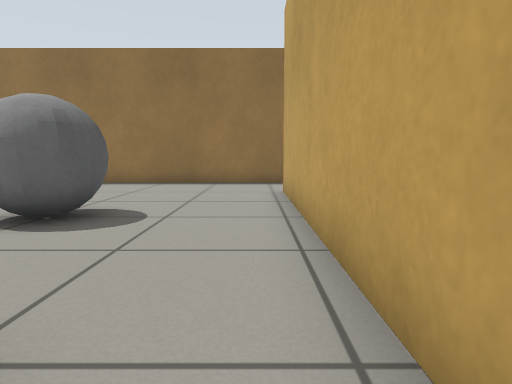
View 1 (above)

20 first-person views from a walk through a robot-simulator world made for Gazebo. The camera is 0.5 m above the floor, tilts 6° down and sees 75° across. The floor is counted in squares, 0.5 m on a side. Each view is taken from the middle of a square. On the plan, view 1 faces up. The plan holds only what a view shows up to about 12 squares ahead; the rest is blank.

View 2
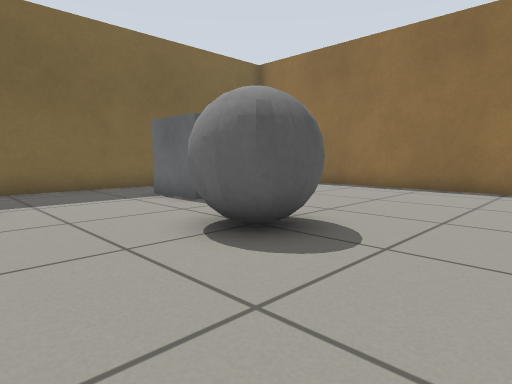

View 3
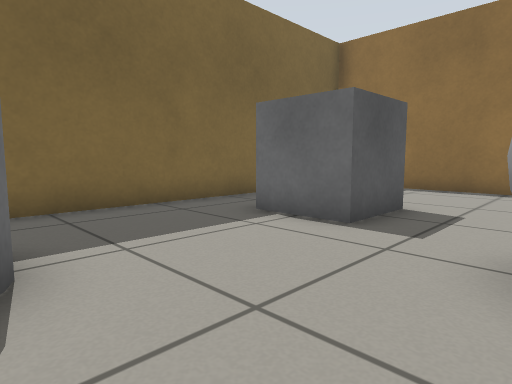

View 4
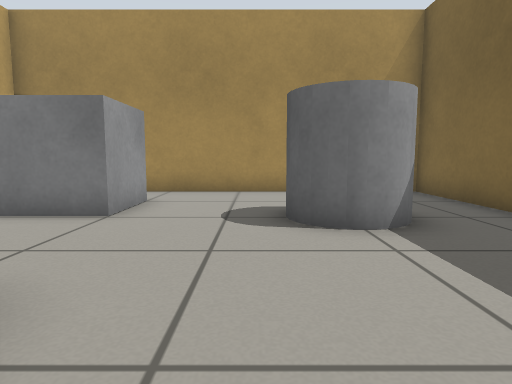

View 5
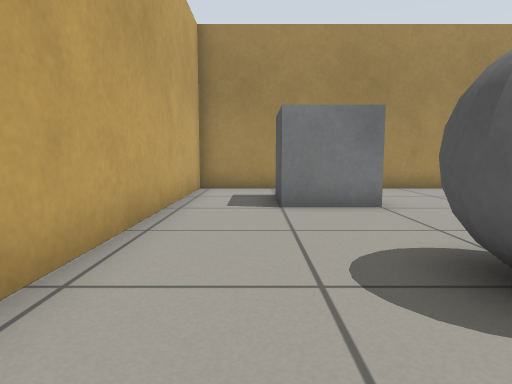

View 6
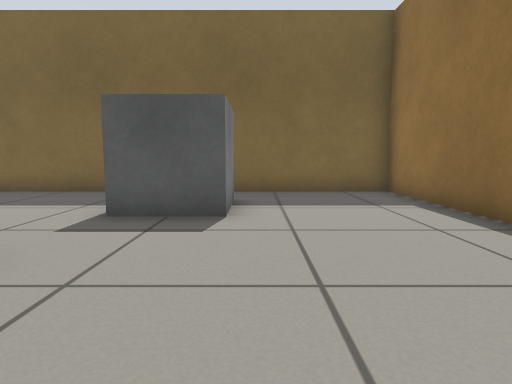

View 7
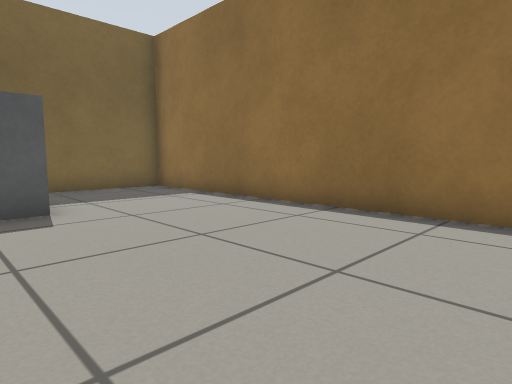

View 8
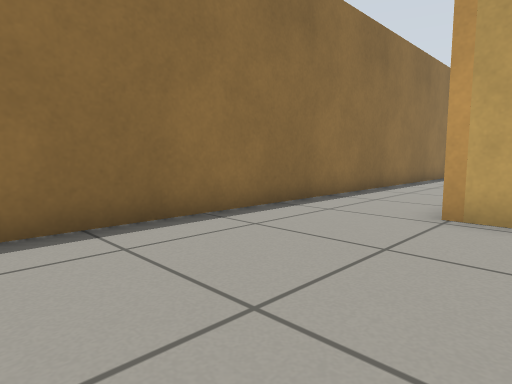

View 9
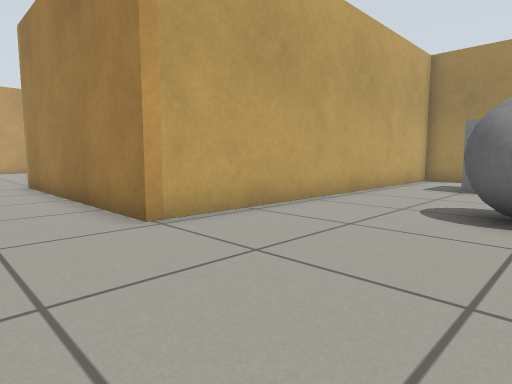

View 10
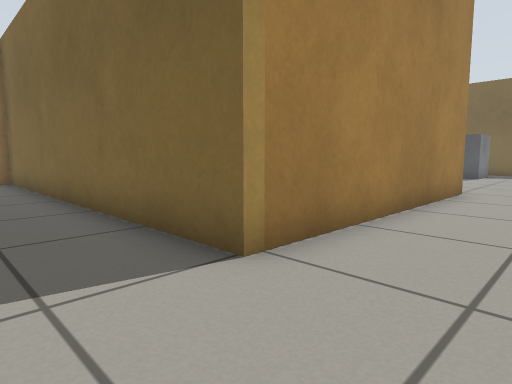

View 11
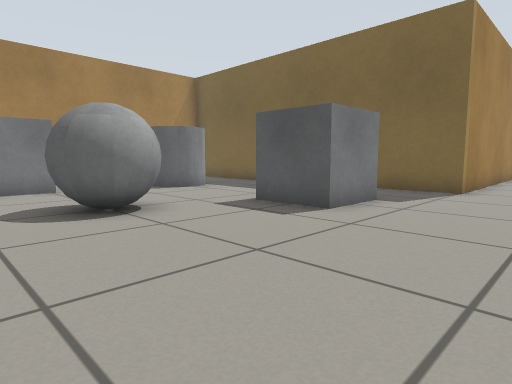

View 12
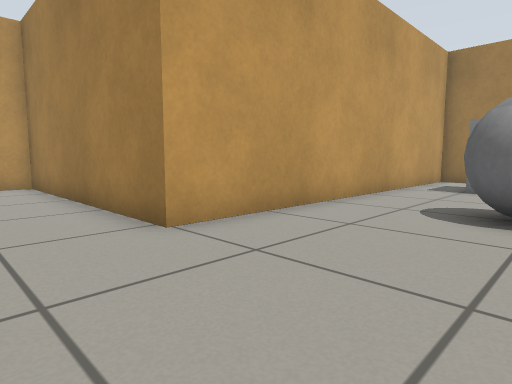

View 13
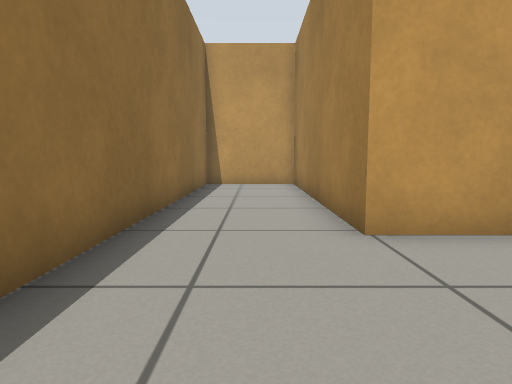

View 14
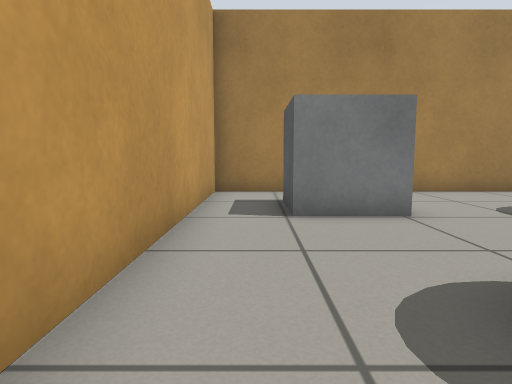

View 15
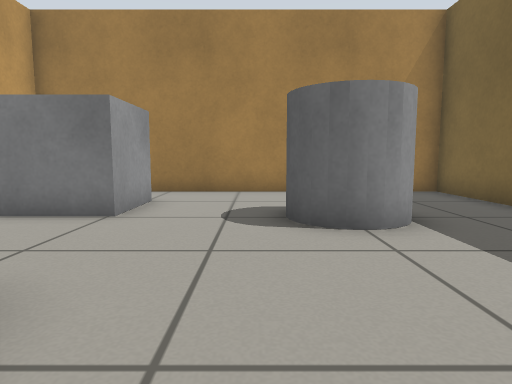

View 16
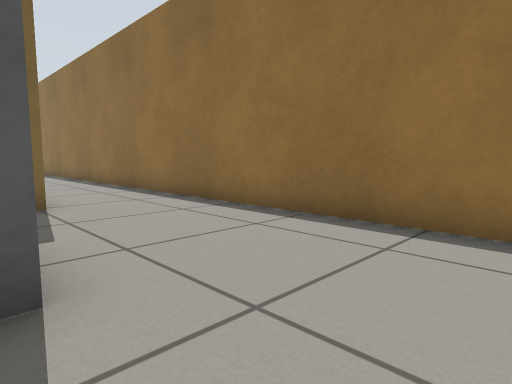

View 17
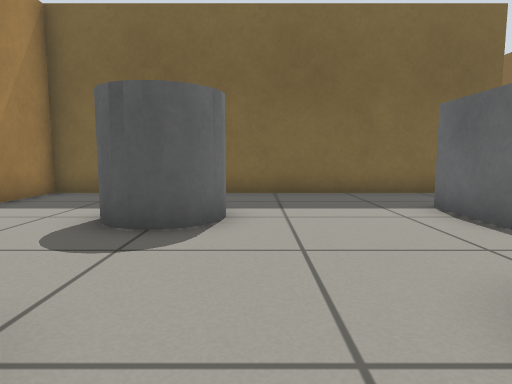

View 18
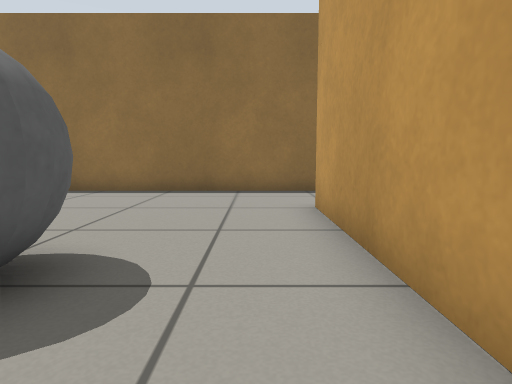

View 19
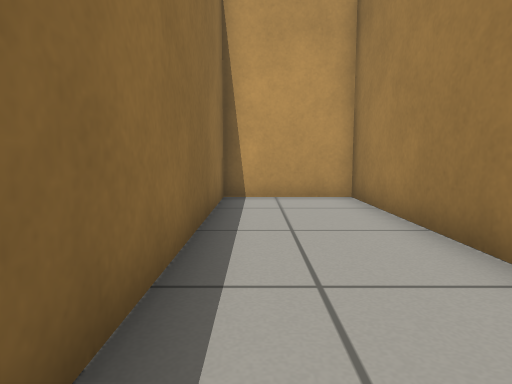

View 20
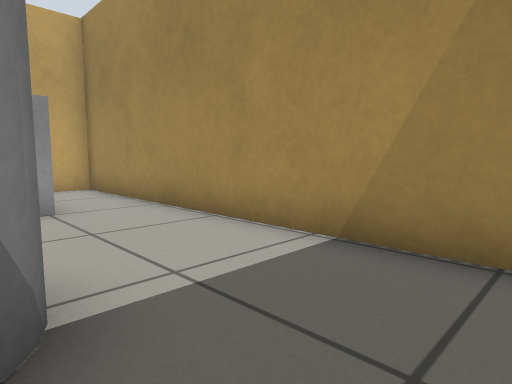

### Floor plan
Points are (right, up) in squares from view 1. A wall is a line through its corners. A room is listed if a view was taken in it or the views show most of it. See-through windows are left out.
Room 1 (views 1, 2, 3, 4, 5, 6, 7, 8, 9, 20)
walls: (0.6, 12.8) (-10.6, 12.8) (-10.6, -2.6) (0.8, -2.6) (0.8, 9.6)
ways out: opening at (1, 11) to room 2
objects: grey cylinder (-8, 1) to (-7, 2); grey box (-8, 7) to (-7, 8); grey ball (-4, 5) to (-3, 6); grey box (-3, 0) to (-2, 1)
Room 2 (views 10, 11, 12, 13, 14, 15, 16, 17, 18, 19)
walls: (0.8, 9.6) (8.8, 9.6) (8.8, -2.6) (20.2, -2.6) (20.2, 9.6) (28.3, 9.6) (28.3, 12.8) (0.6, 12.8)
ways out: opening at (1, 11) to room 1
objects: grey cylinder (12, 1) to (13, 2); grey box (12, 7) to (13, 8); grey ball (16, 5) to (17, 6); grey box (17, 0) to (18, 1)

Positions as (right, up) in squares from view 1, and headings:
1: (0, 0), facing up
2: (0, 2), facing up-left
3: (-4, 2), facing up-left
4: (-6, 7), facing down
5: (-1, 8), facing down
6: (-1, 9), facing left
7: (0, 7), facing up-left
8: (-5, 8), facing up-right
9: (-4, 12), facing down-right
10: (11, 12), facing down-left
11: (19, 12), facing down-left
12: (16, 12), facing down-right
13: (16, 11), facing right
14: (19, 7), facing down
15: (14, 7), facing down
16: (16, 8), facing up-left
17: (18, 3), facing left
18: (19, 3), facing up
19: (20, 12), facing right
20: (-10, 1), facing down-right
